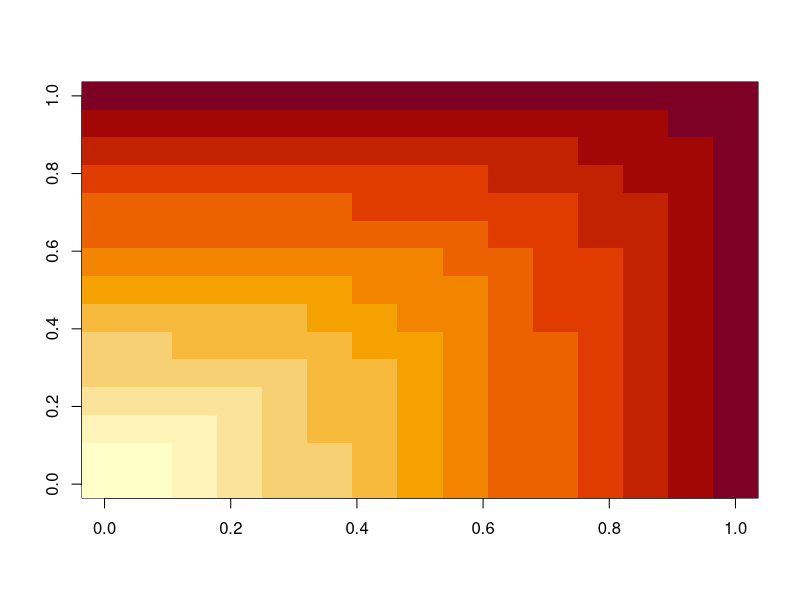
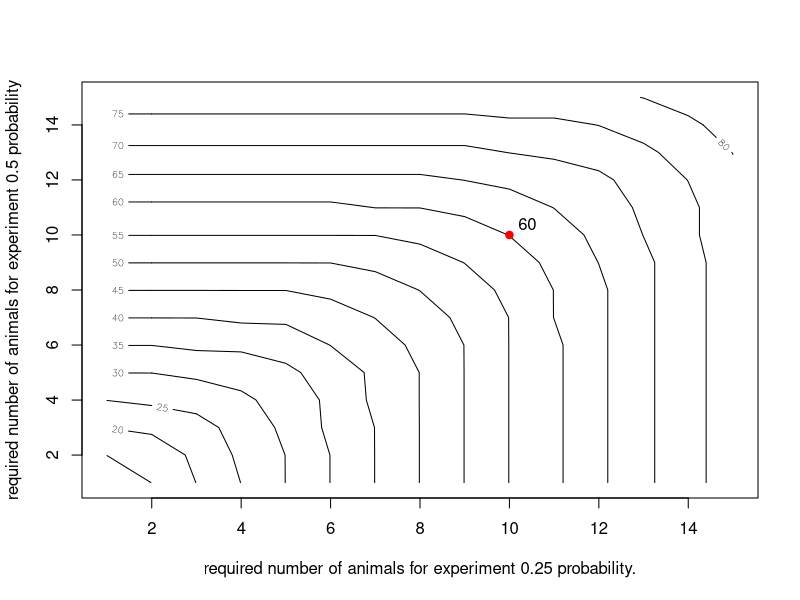
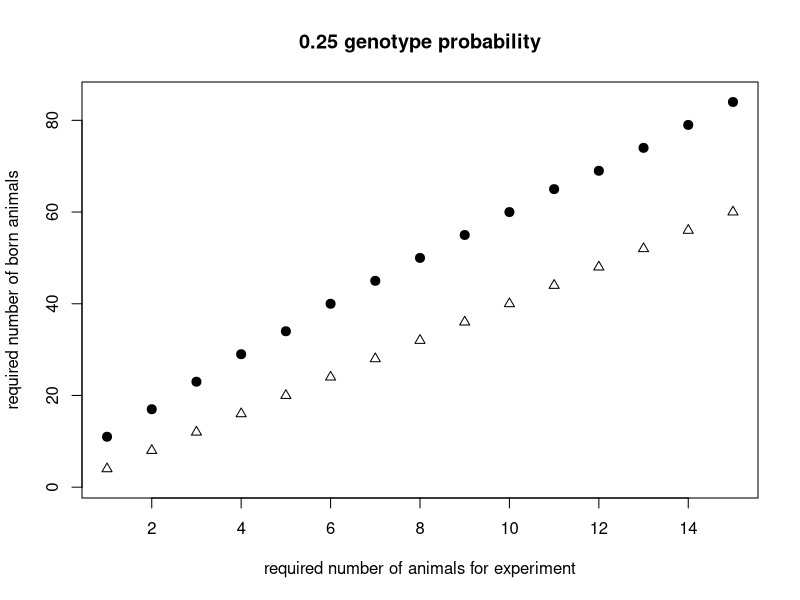

The R source for these figures, in order:
###### Mendel 0.2505

maxgood = 15

nneeded = function(goodKO,goodWT,ppower=0.9,pgoodKO=0.25,pgoodWT=0.25,Nmax=100){
  prelativ = pgoodKO/(pgoodKO+pgoodWT)
  pgoodtotal = pgoodKO + pgoodWT
  totalgood = goodKO+goodWT
  
  # given k animals that are either KO or WT, calculate the probability that
  # at least <goodWT> WT animals and at least <goodKO> KO animals
  pgoodfromk = function(k){
    # res gives the probability to draw at most k-goodWT knockout animals (left pbionm),
    # but not less than goodKO knockout animals (righgt pbinom)
    res = pbinom(k-goodWT,k,prelativ,lower.tail=T) - pbinom(goodKO-1,k,prelativ,lower.tail = T) 
    return(pmax(res,0))
  }
  
  # psuccess[j] contains the probability of a successful draw, if you produce j animals in total
  psuccess = numeric(Nmax)
  for (j in totalgood:Nmax){
    k = totalgood : Nmax
    psuccess[j] = sum( dbinom(k,j,pgoodtotal) * pgoodfromk(k) )
  }
  
  # find the smallest number of total animals
  # for which the success probability is above the desired threshold
  needed = min(which(psuccess>=ppower))
  return(needed)
}


maxgood = 15
required_power = 0.9
neededmat = matrix(Inf,ncol=maxgood,nrow=maxgood)
for(j in 1:maxgood){
  for(k in 1:maxgood){
    neededmat[j,k] = nneeded(goodKO=j,goodWT=k,ppower=required_power)
  }
}

maxneeded = max(neededmat)
image(t(neededmat))
contour(1:maxgood,1:maxgood,neededmat,nlevels=15, ylab = "required number of animals for experiment 0.5 probability", xlab = "required number of animals for experiment 0.25 probability.")

neededmat[10,10]
text(x=10+0.4,y=10+0.4,neededmat[10,10])
points(10,10,pch=19,col="red")

### get data all groups and save it
ALL <- neededmat[c(1:15), c(1:15)]
ALL
write.csv(ALL, file = "ALLrequiredno025twogroups")

### get data equal groups and plot it
EQUAL <- c(ALL[1,1],ALL[2,2],ALL[3,3],ALL[4,4],ALL[5,5],ALL[6,6],ALL[7,7],ALL[8,8],ALL[9,9],ALL[10,10],ALL[11,11],ALL[12,12],ALL[13,13],ALL[14,14],ALL[15,15])
EQUAL
write.csv(EQUAL, file = "EQUALrequiredno025twogroups")
MENDEL <- c(1:15)/0.25
MENDEL
plot(EQUAL, ylim=c(1,85), ylab = "required number of born animals", xlab = "required number of animals for experiment", main = "0.25 genotype probability", pch = 19, cex = 1.2)
points(MENDEL, pch = 2)
legend(1,325, legend =c("with 90% probability", "according to Mendel"),pch = c(19, 2), bty = "n")

